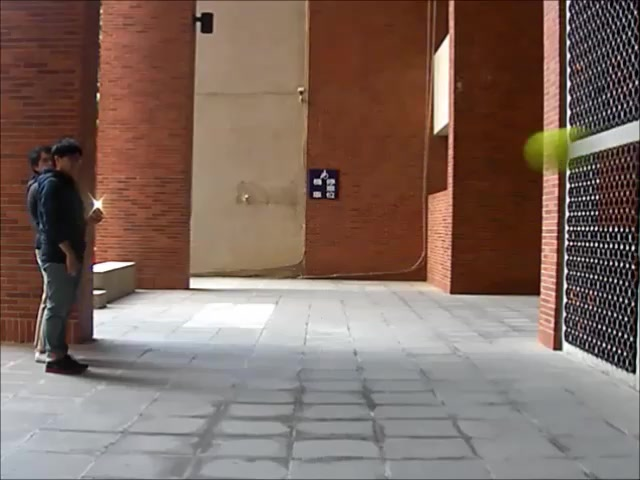
%> input picture Motion Prediction/machine vision final project/TAKE_1/take_1_L_2 32.jpg, 640 x 480 px
$ octave teat3.m   (GNU Octave 9; MATLAB toolbox functions it lacks are replaced by stand-ins)
%> lines starting %> are read from the running program, lines starting %| are printed output that depends on the picture
close all;
clear;
clc;
L_1=imread('take_1_L_2 32.jpg');
%> L_1 is the input picture: size 480x640x3 uint8; mean R, G, B 126.7, 105.6, 96.4
R_1=imread('take_1_R_2 32.jpg');
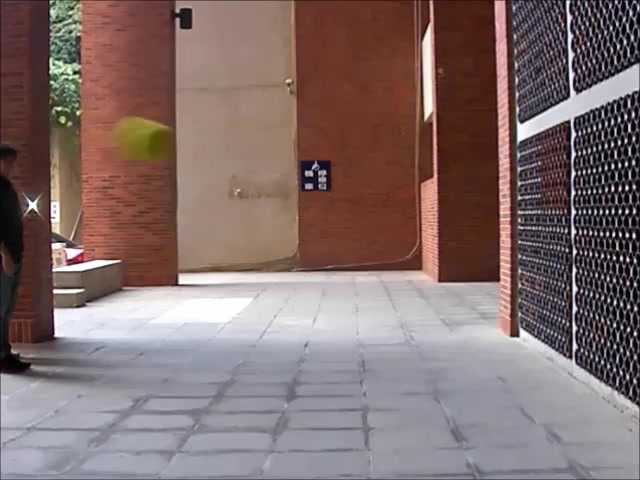
%> input picture Motion Prediction/machine vision final project/TAKE_1/take_1_R_2 32.jpg, 640 x 480 px
%> R_1 is the input picture: size 480x640x3 uint8; mean R, G, B 129.4, 110.3, 109.1
L_1=rgb2gray(L_1);
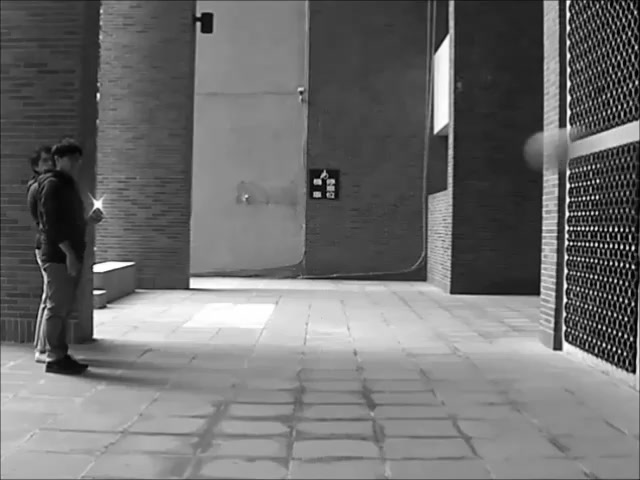
%> L_1: size 480x640 uint8; min 0, max 255, mean 110.9
R_1=rgb2gray(R_1);
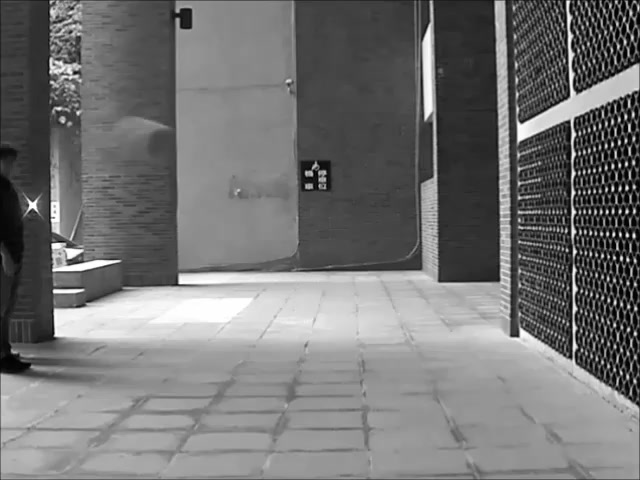
%> R_1: size 480x640 uint8; min 0, max 255, mean 115.9
%> (the run ends here)
